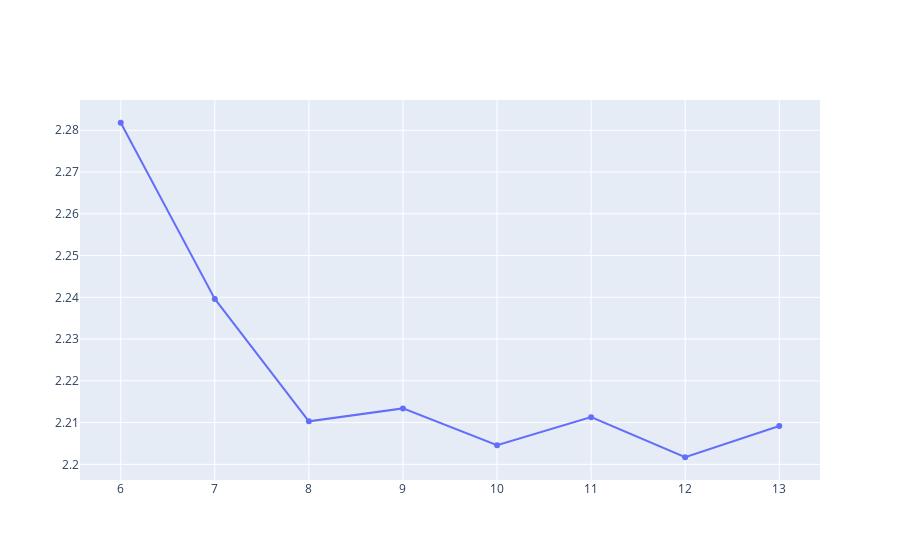

Notebook cell for this chart:
### Code cell
# max_depth
rmse_arr = {}
for i in range(6, 14):
    v = i
    regr = RandomForestRegressor(max_depth=i, 
                             n_estimators=200)
    regr.fit(en_train, data_train.price)  

    pred = regr.predict(en_test)
    ret = car_price_evaluate(data_test, pred, 1)
    rmse_arr[v] = ret['rmse']
print(ret)
print(f'best_rmse: {min(list(rmse_arr.values()))}')
draw_lines(list(rmse_arr.keys()), [list(rmse_arr.values())], ['a'])

### Figure 1 — Plotly figure (JSON) as saved in the notebook; plotly's stock layout.template omitted (floating-point values rounded to 4 significant figures)
{"data": [{"mode": "lines+markers", "name": "a", "type": "scatter", "x": [6, 7, 8, 9, 10, 11, 12, 13], "y": [2.282, 2.24, 2.21, 2.213, 2.205, 2.211, 2.202, 2.209]}], "layout": {}}
